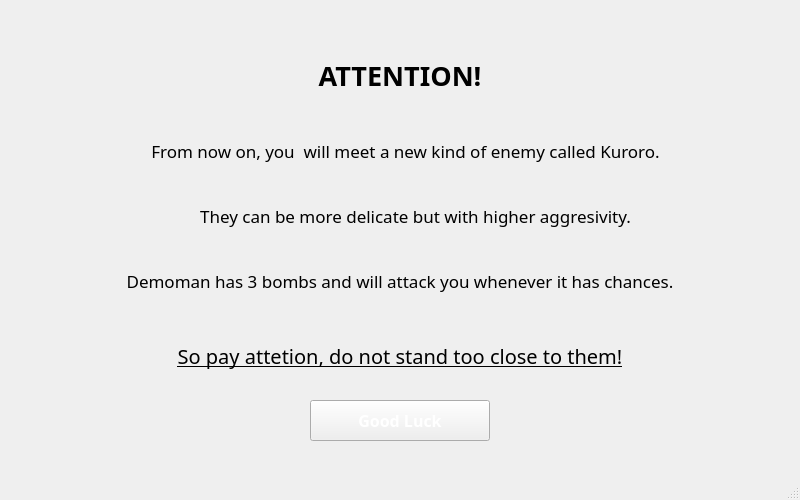
<?xml version="1.0" encoding="UTF-8"?>
<ui version="4.0">
 <class>Introduction2</class>
 <widget class="QMainWindow" name="Introduction2">
  <property name="geometry">
   <rect>
    <x>0</x>
    <y>0</y>
    <width>800</width>
    <height>500</height>
   </rect>
  </property>
  <property name="windowTitle">
   <string>MainWindow</string>
  </property>
  <property name="styleSheet">
   <string notr="true">#Introduction2{border-image: url(:/new/prefix1/hint_image.png);}</string>
  </property>
  <widget class="QWidget" name="centralwidget">
   <widget class="QLabel" name="label">
    <property name="geometry">
     <rect>
      <x>250</x>
      <y>50</y>
      <width>300</width>
      <height>51</height>
     </rect>
    </property>
    <property name="font">
     <font>
      <family>Lucida Handwriting</family>
      <pointsize>20</pointsize>
      <bold>true</bold>
     </font>
    </property>
    <property name="text">
     <string>ATTENTION!</string>
    </property>
    <property name="alignment">
     <set>Qt::AlignCenter</set>
    </property>
   </widget>
   <widget class="QLabel" name="label_2">
    <property name="geometry">
     <rect>
      <x>70</x>
      <y>120</y>
      <width>671</width>
      <height>61</height>
     </rect>
    </property>
    <property name="font">
     <font>
      <family>Lucida Handwriting</family>
      <pointsize>13</pointsize>
     </font>
    </property>
    <property name="styleSheet">
     <string notr="true"/>
    </property>
    <property name="text">
     <string>From now on, you  will meet a new kind of enemy called Kuroro.</string>
    </property>
    <property name="alignment">
     <set>Qt::AlignCenter</set>
    </property>
   </widget>
   <widget class="QLabel" name="label_3">
    <property name="geometry">
     <rect>
      <x>110</x>
      <y>190</y>
      <width>611</width>
      <height>51</height>
     </rect>
    </property>
    <property name="font">
     <font>
      <family>Lucida Handwriting</family>
      <pointsize>13</pointsize>
     </font>
    </property>
    <property name="text">
     <string>They can be more delicate but with higher aggresivity.</string>
    </property>
    <property name="alignment">
     <set>Qt::AlignCenter</set>
    </property>
   </widget>
   <widget class="QLabel" name="label_4">
    <property name="geometry">
     <rect>
      <x>50</x>
      <y>240</y>
      <width>700</width>
      <height>81</height>
     </rect>
    </property>
    <property name="font">
     <font>
      <family>Lucida Handwriting</family>
      <pointsize>13</pointsize>
     </font>
    </property>
    <property name="text">
     <string>Demoman has 3 bombs and will attack you whenever it has chances.</string>
    </property>
    <property name="alignment">
     <set>Qt::AlignCenter</set>
    </property>
   </widget>
   <widget class="QLabel" name="label_5">
    <property name="geometry">
     <rect>
      <x>100</x>
      <y>320</y>
      <width>600</width>
      <height>71</height>
     </rect>
    </property>
    <property name="font">
     <font>
      <family>Lucida Handwriting</family>
      <pointsize>15</pointsize>
      <bold>false</bold>
      <underline>true</underline>
     </font>
    </property>
    <property name="text">
     <string>So pay attetion, do not stand too close to them!</string>
    </property>
    <property name="alignment">
     <set>Qt::AlignCenter</set>
    </property>
   </widget>
   <widget class="QPushButton" name="pushButton">
    <property name="geometry">
     <rect>
      <x>310</x>
      <y>400</y>
      <width>180</width>
      <height>41</height>
     </rect>
    </property>
    <property name="font">
     <font>
      <family>Lucida Handwriting</family>
      <pointsize>12</pointsize>
      <bold>true</bold>
     </font>
    </property>
    <property name="styleSheet">
     <string notr="true">border-image: url(:/new/prefix1/button_yellow.png);
color:rgb(255, 255, 255);</string>
    </property>
    <property name="text">
     <string>Good Luck</string>
    </property>
   </widget>
  </widget>
  <widget class="QMenuBar" name="menubar">
   <property name="geometry">
    <rect>
     <x>0</x>
     <y>0</y>
     <width>800</width>
     <height>21</height>
    </rect>
   </property>
  </widget>
  <widget class="QStatusBar" name="statusbar"/>
 </widget>
 <resources/>
 <connections/>
</ui>
